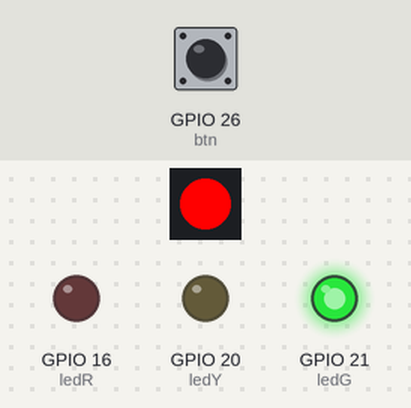
Bench run of a program on a simulated Raspberry Pi (BCM pin numbers). Parts: 1 RGB LEDs in strip order, left to right, output pins drawn as LEDs (lit = HIGH). The inputs (shaded band) are chosen by the test bench; at power-on: GPIO 26 (btn) HIGH. At 60.0 s the program stops and its outputs stay as they are.

Above: at 0.1 s.
At 14.1 s:
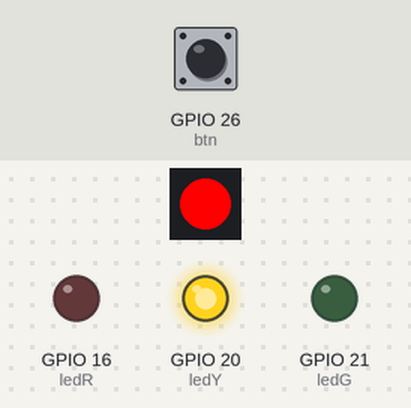
At 36.1 s:
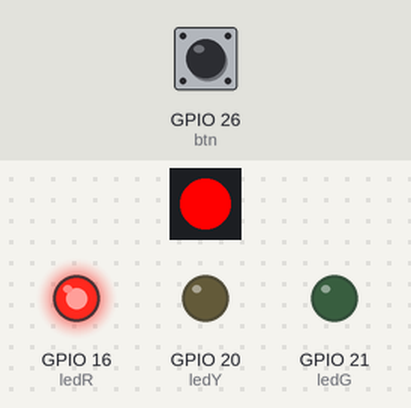
Timing chart, 0 to 37.6 s (numbered marks = the images above):
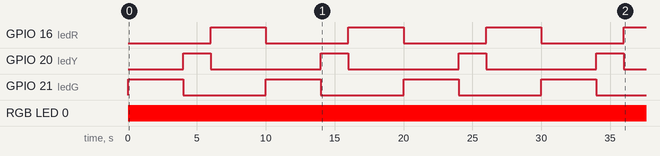

Measured:
- by itself, GPIO 16 (ledR), GPIO 21 (ledG): alternates HIGH for 4.0 s and LOW for 6.0 s
- by itself, GPIO 20 (ledY): alternates HIGH for 2.0 s and LOW for 8.0 s
- by itself, RGB LED 0: off → RGB(255, 0, 0) at 0.00 s

The program:

RaspberryPI-led3.py
```python
# import required packages

from gpiozero import LED,RGBLED,Button
import time
import os
import sys


# define variable for LED
ledR = LED(16)
ledY = LED(20)
ledG = LED(21)
RGB = RGBLED(22,27,17)
btn = Button(26)


# main street lights function
# it runs continuously unless interpted
def runlights():
    # walking light
    RGB.color = (1,0,0)
    # car lights
    ledR.off()
    ledG.on()
    time.sleep(4)
    ledG.off()
    ledY.on()
    time.sleep(2)
    ledY.off()
    ledR.on()
    time.sleep(4)
# end of main light function

# setting up global variables which required for both functions to work together
def safecrossing():
    global pedestrian
    pedestrian = True

# once button is pressed for walking, the below function will kick off

def allowpedestrian():
    y = ('you may cross')
    #print (y)
    y = y.replace(" ","_")
    os.system(tts_engine + ' ' + y)
    # walking light set to green
    RGB.color = (0,1,0)
    time.sleep(3)

    x = ('hurry up cars are coming')
    print (x)
    x = x.replace(" ","_")
    os.system(tts_engine + ' ' + x)
    RGB.color = (0,0,0)
    time.sleep(0.5)
    RGB.color = (1,0,0)
    time.sleep(0.5)

btn.when_pressed = safecrossing

cnt = 0

while cnt <= 5: #True:
    pedestrian = False
    runlights()
    if pedestrian == True:
        allowpedestrian()
    cnt = cnt + 1
```
